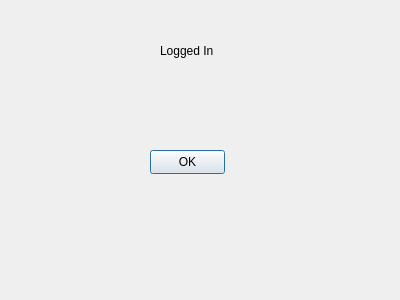
<?xml version="1.0" encoding="UTF-8"?>
<ui version="4.0">
 <class>Dialog</class>
 <widget class="QDialog" name="Dialog">
  <property name="geometry">
   <rect>
    <x>0</x>
    <y>0</y>
    <width>400</width>
    <height>300</height>
   </rect>
  </property>
  <property name="windowTitle">
   <string>Dialog</string>
  </property>
  <widget class="QLabel" name="label">
   <property name="geometry">
    <rect>
     <x>160</x>
     <y>40</y>
     <width>61</width>
     <height>21</height>
    </rect>
   </property>
   <property name="text">
    <string>Logged In</string>
   </property>
  </widget>
  <widget class="QPushButton" name="pushButton">
   <property name="geometry">
    <rect>
     <x>150</x>
     <y>150</y>
     <width>75</width>
     <height>24</height>
    </rect>
   </property>
   <property name="text">
    <string>OK</string>
   </property>
  </widget>
 </widget>
 <resources/>
 <connections/>
</ui>
